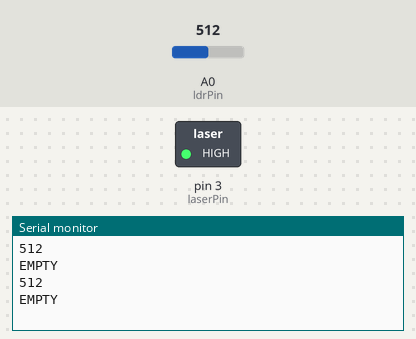
A sketch run on a simulated Arduino Uno, built with avr-gcc and run on an emulated ATmega328P. On the bench: switched loads named in the sketch (green lamp = pin HIGH), the last lines printed to the serial monitor. Inputs (shaded band) come from the test bench; at power-on: A0 (ldrPin) = 512.

Above: at 4.8 s.
4.9 s: A0 (ldrPin) set to 21
At 8.8 s:
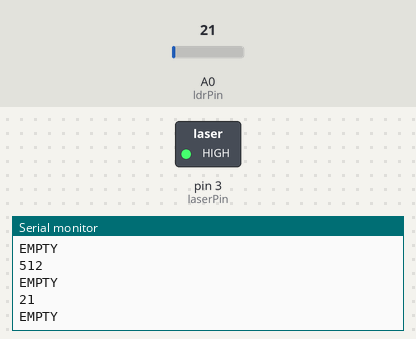
9.9 s: A0 (ldrPin) set to 18
At 13.4 s:
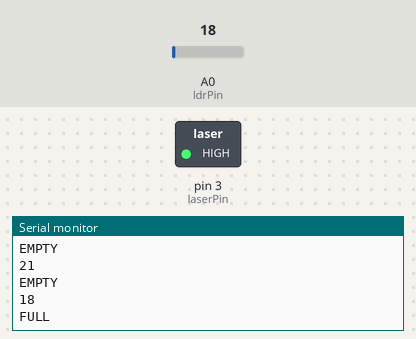
Timing chart, 0 to 14.9 s (numbered marks = the images above; inputs shaded):
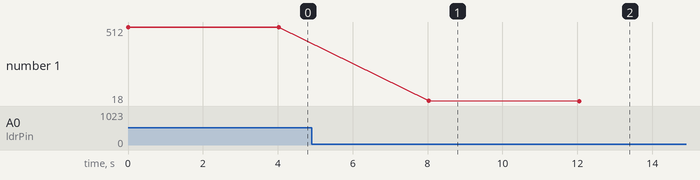

Measured:
- the behaviour switches between 20 and 19 on A0 (ldrPin) (found by bisection; images 1 and 2)
- after the input at 4.9 s, the serial monitor: prints a new line after 3.1 s (image 1)
- after the input at 9.9 s, the serial monitor: prints a new line after 2.1 s (image 2)
- plotted number 1: 512 → 21 after the input at 4.9 s, 21 → 18 after the input at 9.9 s

The sketch:

bluetooth_module_send_data_to_phone.ino
```cpp
#include <SoftwareSerial.h>
SoftwareSerial BTserial(10, 11); // RX | TX

const int laserPin = 3; // digital output pin for laser diode
const int ldrPin = A0; // analog input pin for LDR

void setup() {
  Serial.begin(9600); // initialize serial communication
  pinMode(laserPin, OUTPUT); // set laser pin as output
  pinMode(ldrPin, INPUT); // set LDR pin as input
  digitalWrite(laserPin, HIGH); // turn off laser
  BTserial.begin(9600); }

void loop() {
int ldrValue = analogRead(ldrPin);
    BTserial.println(ldrValue);
    Serial.println(ldrValue);
if (ldrValue < 20) {
    Serial.println("FULL");
    BTserial.println("FULL");// print "FULL" if laser light is blocked
    delay(3000);
  } else {
    BTserial.println("EMPTY");
    Serial.println("EMPTY");// print "EMPTY" if laser light is not blocked
    delay(3000);
  }
  digitalWrite(laserPin, HIGH); // turn off laser
  delay(1000);

}
```
